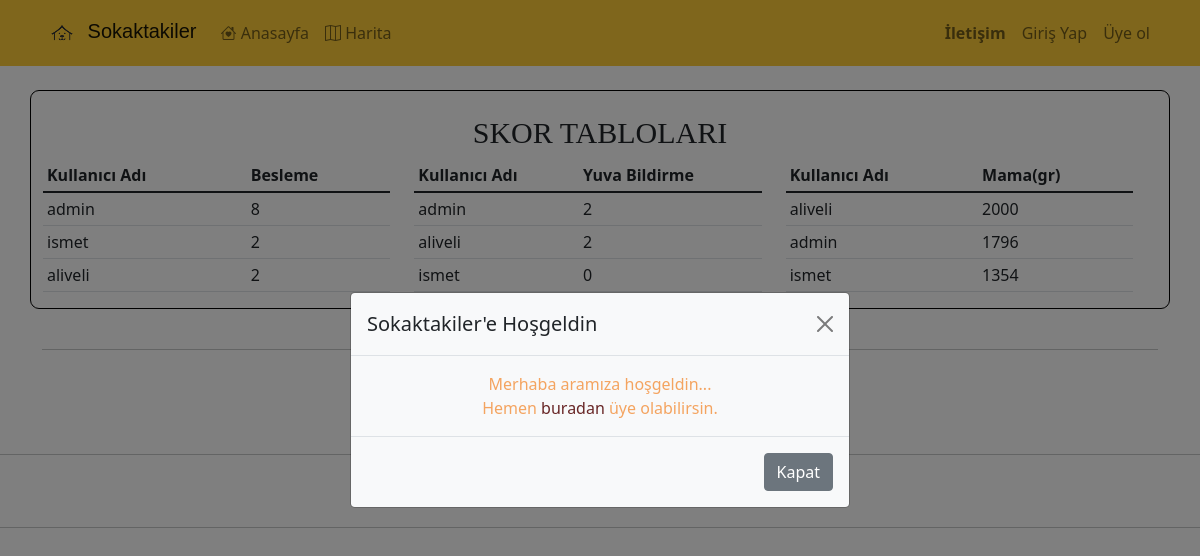
The page / on the database its author committed.
### harita/models.py (models this page shows, shortened)
class Person(models.Model):
   username=models.CharField(max_length=25)
   beslemesayisi=models.IntegerField(default=0)
   bildirmesayisi=models.IntegerField(default=0)
   mamakilo=models.IntegerField(default=0)
   auth_token=models.CharField(max_length=100,null=True)
   class Meta:
       ordering = ['-beslemesayisi']

### harita/views.py (the view)
# urls.py: path('',views.WelcomeView.as_view(),name="home"),
class WelcomeView(TemplateView):
   template_name = "harita/index.html"
   def get_context_data(self, **kwargs):
      context = super().get_context_data(**kwargs)
      context['besleme'] = list(Person.objects.all())[:3]
      context['yuvabildirme'] = list(Person.objects.all().order_by('-bildirmesayisi'))[:3]
      context['mamakg'] = list(Person.objects.all().order_by('-mamakilo'))[:3]
      return context

### harita/templates/harita/index.html (shortened to what this page needs)
{% extends "base.html" %}
{% load static %}
{% block content %}
{% if not user.is_authenticated %}
<div class="modal fade" id="myModal" tabindex="-1" aria-labelledby="exampleModalLabel" aria-hidden="true">
   <div class="modal-dialog modal-dialog-centered">
     <div class="modal-content bg-light">
       <div class="modal-header">
         <h5 class="modal-title" id="exampleModalLabel">Sokaktakiler'e Hoşgeldin</h5>
         <button type="button" class="btn-close" data-bs-dismiss="modal" aria-label="close"></button>
       </div>
       <div class="modal-body my-modal-body">
         Merhaba aramıza hoşgeldin...
         <br>
         Hemen <a class="my-modal-link" href="{% url 'register' %}">buradan</a> üye olabilirsin.
       </div>
       <div class="modal-footer">
         <button type="button" class="btn btn-secondary" data-bs-dismiss="modal">Kapat</button>
       </div>
     </div>
   </div>
 </div>
{% endif %}
<div class="container mt-4">
   <div class="row border-black">
      <h5 class="text-center table-title mt-4">SKOR TABLOLARI</h5>
      <div class="row ">
         <div class="col-sm-4">
            <table class="table table-sm">
               <thead>
                  <th>Kullanıcı Adı</th>
                  <th>Besleme</th>
               </thead>
               <tbody>
                  {% for data in besleme %}
                  <tr>
                     <td>{{data.username}}</td>
                     <td>{{data.beslemesayisi}}</td>
                  </tr>
                  {% endfor %}
               </tbody>
            </table>
         </div>
         <div class="col-sm-4">
            <table class="table table-sm">
               <thead>
                  <th>Kullanıcı Adı</th>
                  <th>Yuva Bildirme</th>
               </thead>
               <tbody>
                  {% for data in yuvabildirme %}
                  <tr>
                     <td>{{data.username}}</td>
                     <td>{{data.bildirmesayisi}}</td>
                  </tr>
                  {% endfor %}
               </tbody>
            </table>
         </div>
         <div class="col-sm-4">
            <table class="table table-sm">
               <thead>
                  <th>Kullanıcı Adı</th>
                  <th>Mama(gr)</th>
               </thead>
               <tbody>
                  {% for data in mamakg %}
                  <tr>
                     <td>{{data.username}}</td>
                     <td>{{data.mamakilo}}</td>
                  </tr>
                  {% endfor %}
               </tbody>
            </table>
         </div>
      </div>
   </div>
   <br>
   <br>
   <div class="row loader-row">
      <div class="col-md-2 offset-md-5">
      </div>
   </div>
</div>
{% endblock %}

### static/css/base.css (style rules this page uses)
.border-black { border: 1px solid black; border-radius: 9px; }
.table-title { font-size: 30px; font-family: serif; text-align: center; }
.my-modal-body { color:sandybrown; text-align: center; }
.my-modal-link { color:rgb(104, 38, 38); text-decoration: none; }
.loader-row { height: 40px; }

### rows shown on the page
Person: username "admin", beslemesayisi "8", bildirmesayisi "2", mamakilo "1796"
Person: username "ismet", beslemesayisi "2", bildirmesayisi "0", mamakilo "1354"
Person: username "aliveli", beslemesayisi "2", bildirmesayisi "2", mamakilo "2000"
